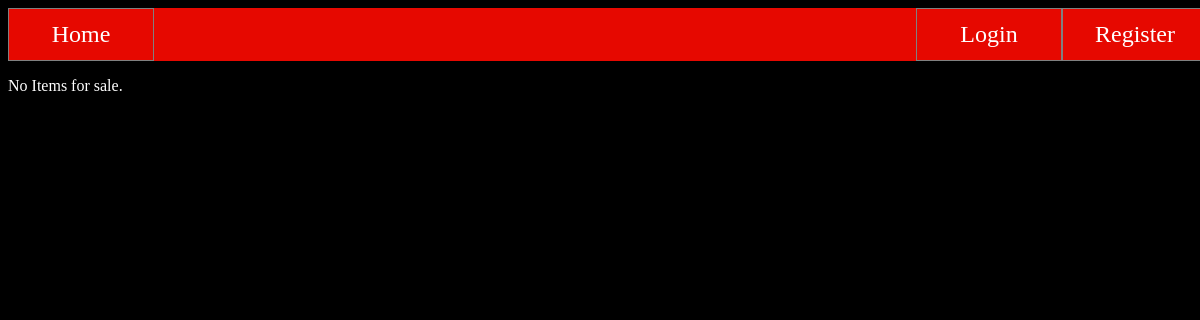
The page /authentication/ on the database as committed earlier.
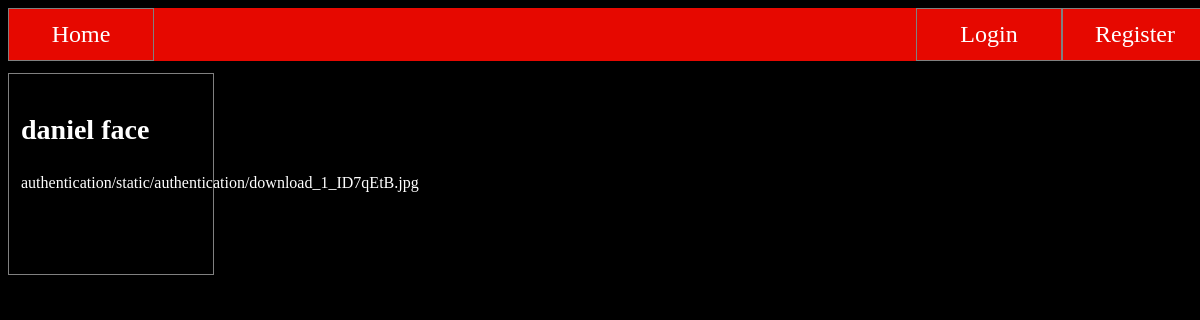
The same page on the database as committed later.
### database/models.py (models this page shows, shortened)
class Item(models.Model):
    owner = models.ForeignKey(User, on_delete=models.CASCADE)
    title = models.CharField(max_length=100)
    image = models.ImageField(upload_to='authentication/static/authentication')
    price = models.DecimalField(max_digits=11, decimal_places=2)
    description = models.CharField(max_length=10000)
    pub_date = models.DateTimeField(default=timezone.now)

### authentication/views.py (the view)
# urls.py: path('', views.IndexView.as_view(), name='index'), #sets the path for the index view
class IndexView(generic.ListView):
    template_name = 'authentication/index.html'
    context_object_name = 'item_list'
    def get_queryset(self):
        return Item.objects.order_by('-pub_date')

### authentication/templates/authentication/index.html
{% extends "./base.html" %}
{% block content %}
<section class="content">
{% if item_list %}
{% for item in item_list %}
<a href="/authentication/{{ item.id }}/">
<section class="item">
<h1>
{{ item.title}}
</h1>
{{ item.image }}
</section>
</a>
{% endfor %}
{% else %}
<p>No Items for sale.</p>
{% endif %}
</section>
{% endblock %}

### authentication/templates/authentication/base.html (shortened to what this page needs)
<!DOCTYPE html>
<html>
	<head>
		{% load static %}
		<link rel="stylesheet" type="text/css" href="{% static 'authentication/style.css' %}">
	</head>
	<body>
		<header>
			<div class="nav">
    			<a class="home" href="/authentication/"> Home </a>
    			{% if user.is_authenticated %}
        			<a class="signIn" href="{% url 'account' %}">Account</a>
            		<a class="signIn" href="{% url 'logout' %}"> Logout </a>
                	<p class="signIn">Hello {{user.username}}!</p>
            		{% if user.is_admin or user.is_superuser %}
                        <a class="home" href="/admin"> Admin Page </a>
                    {% endif %}
            	{% else %}
                    <a class="signIn" href="{% url 'register' %}">Register</a>
                    <a class="signIn" href="{% url 'login' %}">Login</a>
                {% endif %}
			</div>
		</header>
	{% block content %}
	{% endblock %}
	</body>
</html>

### authentication/static/authentication/style.css (style rules this page uses)
html { width:100%; height:100%; }
body { width:100%; height:100%; background-color: black; }
a { color: white; text-decoration: none; }
section { width:100%; }
.item { backgroud-color:#302827; float: left; width: 15%; height: 25%; text-decoration: none; margin-top:1%; margin-bottom: 1%; padding: 1%; border: 1px solid grey; }
.item h1 { font-size: 175%; }
.content { width: 100%; height: 88%; }
.nav { background-color: #e60800; overflow: hidden; text-decoration: none; height: 10%; width: 100%; }
.nav a { border: solid 1px grey; text-align: center; padding: 1%; color: white; font-size: 150%; text-decoration: none; width: 10%; height: 100%; }
.home { border-left: none; float: left; width: 10%; height: 100%; }
.signIn { border-right: none; float: right; width: 10%; height: 100%; }

Rows that differ between the two databases and show on the page:
added Item: title "daniel face", image "authentication/static/authentication/download_1_ID7qEtB.jpg"
Other text that changed with them:
text no longer shown: "No Items for sale."
